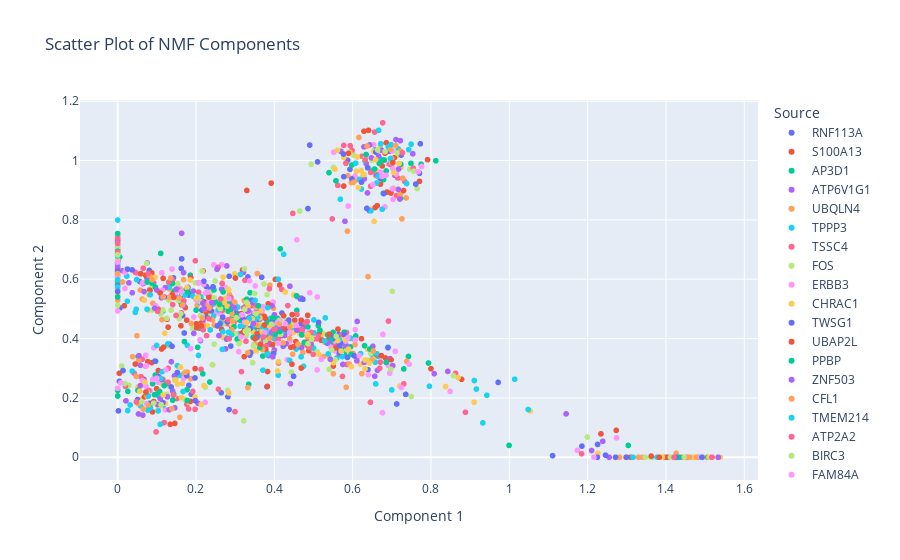

Notebook cell for this chart:
### Markdown cell above
## 📐Scatter Plot of NMF Components

### Code cell
from sklearn.decomposition import NMF
import plotly.express as px
# Add source information
components_df['Source'] = [col.split('_')[0] for col in components_df.index]

# Create a scatter plot using Plotly
fig = px.scatter(
    components_df, 
    x='Component1', 
    y='Component2', 
    color='Source',
    title='Scatter Plot of NMF Components',
    labels={'Component1': 'Component 1', 'Component2': 'Component 2'},
    hover_name=components_df.index
)

# Show the plot
fig.show()
